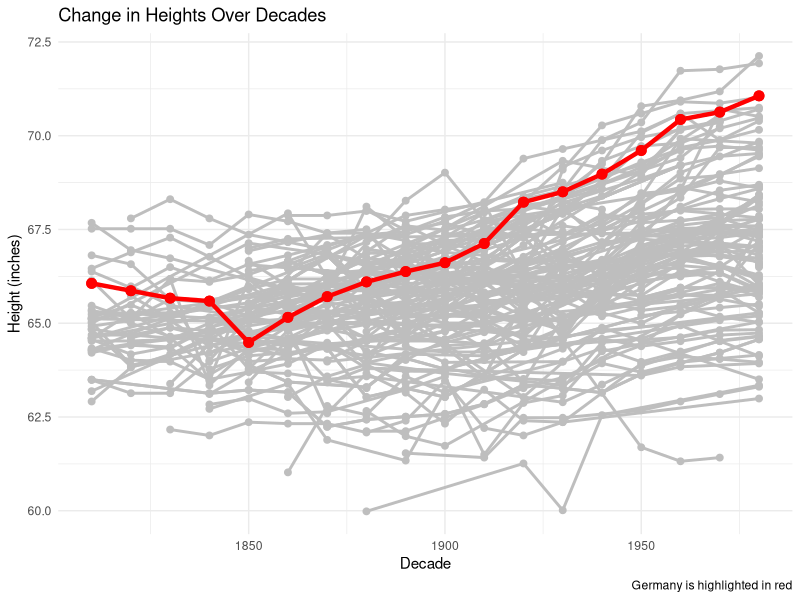

Here is the R script that generated this plot:
## ---- chunk 1
library(dplyr)
library(tidyr)
library(readxl)

heights_data = read_excel("Height.xlsx")
heights_data

## ---- chunk 2
data <- heights_data %>%
  mutate(Continent = NA, region = NA, country = NA) %>%
  select(Continent, region, country, everything())

continent_values = c("Europe", "Americas", "Africa", "Latin America and the Caribbean", 
                     "Oceania", "Asia")


region_values = c("Western Europe", "Northern Europe", "Southern Europe", "Eastern Europe", 
                  "Northern America", "Caribbean", "Central America", "South America", 
                  "Australia and New Zealand", "Melanesia", "Micronesia", "Polynesia", 
                  "Southern Asia", "Eastern Asia", "South-Eastern Asia", "Western Asia", 
                  "Central Asia", "Northern Africa", "Western Africa", "Middle Africa", 
                  "Southern Africa", "Eastern Africa")
## ---- chunk 3
# Continent column
current_continent = NA
for (i in 1:nrow(data)) {
  if (data$Continent_Region_Country[i] %in% continent_values) {
    current_continent = data$Continent_Region_Country[i]
  }
  data$Continent[i] = current_continent
}
## ---- chunk 4
# region column
current_region = NA
for (i in 1:nrow(data)) {
  if (data$Continent_Region_Country[i] %in% region_values) {
    current_region = data$Continent_Region_Country[i]
  }
  data$region[i] = current_region
}
## ---- chunk 5
# country column
not_country = c(continent_values, region_values)

for (i in 1:nrow(data)) {
  if (!(data$Continent_Region_Country[i] %in% not_country)) {
    data$country[i] = data$Continent_Region_Country[i]
  } else {
    data$country[i] = NA
  }
}
## ---- chunk 6

data <- data %>% filter(!is.na(country))

data <- data %>% select(-Continent_Region_Country)
print(data)

## ---- chunk 7

long_data <- data %>% 
  pivot_longer(
    cols = any_of(c(starts_with("18"), starts_with("19"), starts_with("20"))),
    names_to = "year_decade", 
    values_to = "height.cm"
  )

long_data
## ---- chunk 8

filtered_data = long_data %>% filter(!is.na(height.cm))

filtered_data
## ---- chunk 9

final_data = filtered_data %>% select(-Continent, -region)

final_data
## ---- chunk 10

final_data <- final_data %>%
  select(Code, country, height.cm, year_decade)

final_data
## ---- chunk 11
library(ggplot2)

# Convert heights from centimeters to inches
final_data <- final_data %>%
  mutate(height.inches = height.cm / 2.54)

# Create the plot (no colors for country, just highlighting Germany)
ggplot(final_data, aes(x = as.numeric(year_decade), y = height.inches)) +
  geom_line(aes(group = country), color = "gray", size = 1) +
  geom_point(aes(group = country), color = "gray", size = 2) +
  # Highlight Germany's data in red
  geom_line(data = filter(final_data, country %in% c("Germany", "Federal Republic of Germany (until 1990)")), 
            aes(x = as.numeric(year_decade), y = height.inches), color = "red", size = 1.5) +
  geom_point(data = filter(final_data, country %in% c("Germany", "Federal Republic of Germany (until 1990)")), 
             aes(x = as.numeric(year_decade), y = height.inches), color = "red", size = 3) +
  labs(title = "Change in Heights Over Decades", 
       x = "Decade", 
       y = "Height (inches)", 
       caption = "Germany is highlighted in red") +
  theme_minimal()



